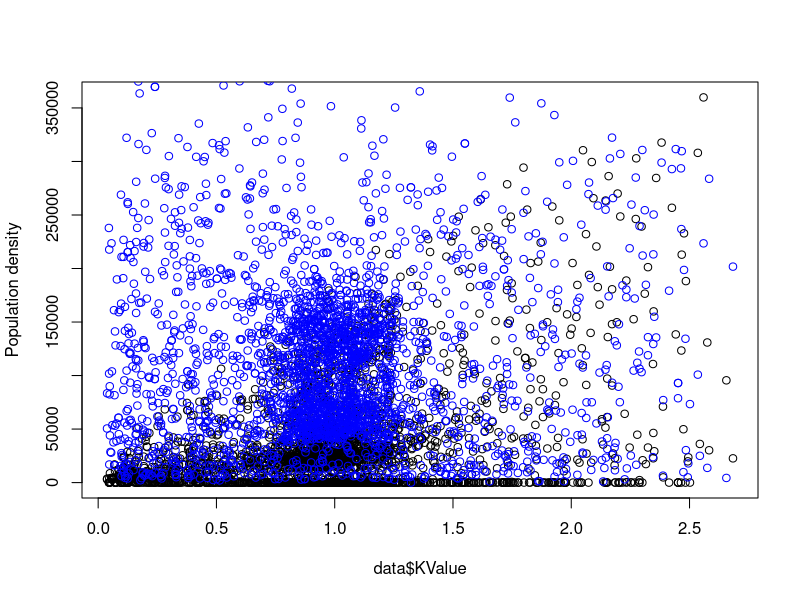
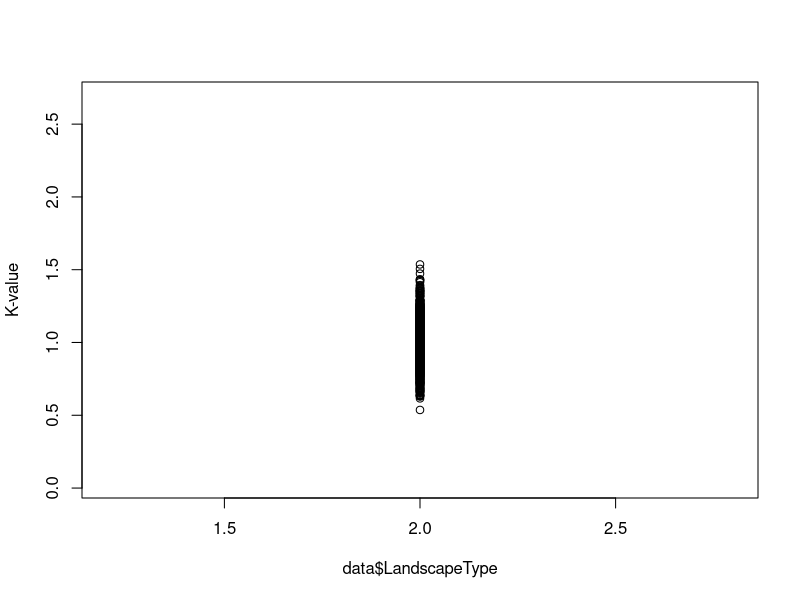
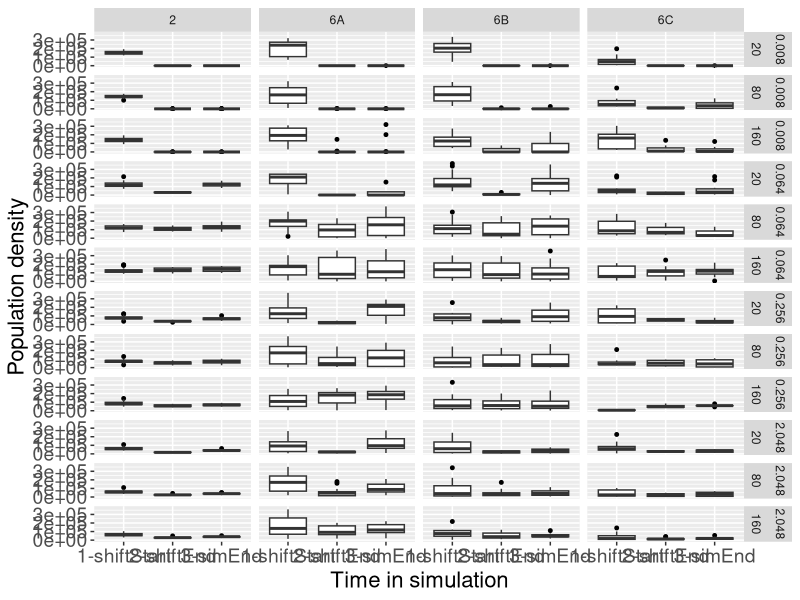

These charts were generated, in order, by the following R code: (Note: this script raises an error after producing the figures.)
# code for overview figure

require(ggplot2)
require(corrplot)

#data <- read.csv("ResultsWithoutMortality_new_mod.csv")
data <- read.csv("ResultsWithoutMortality_nov2016.csv")
# some a-values included
dispersal <- c(0.008, 0.064, 0.256, 2.048)

data1<-data[data$aValue==dispersal[1],]
data2<-data[data$aValue==dispersal[2],]
data3<-data[data$aValue==dispersal[3],]
data4<-data[data$aValue==dispersal[4],]
data_new <- rbind(data1, data2, data3, data4)

# Below if one wants to use only four dispersal values
data_all <- read.csv("data_bae.csv", sep="\t")
data_all_patches <- read.csv("data_bae_patches.csv")
data_all_patches <- data_all_patches[,-1]

# Below if one wants to use all dispersal values
dataA<-data[,c(1,2,3,8)]
colnames(dataA)[4] <- "popDensity"
dataA$time <- "1-shiftStart"
dataA$aValue[dataA$aValue==0.001 | dataA$aValue==0.002 | dataA$aValue==0.004 | dataA$aValue==0.008]=1
dataA$aValue[dataA$aValue==0.016 | dataA$aValue==0.032 | dataA$aValue==0.064 | dataA$aValue==0.128]=2
dataA$aValue[dataA$aValue==0.256 | dataA$aValue==0.512 | dataA$aValue==1.024]=3
dataA$aValue[dataA$aValue==2.048 | dataA$aValue==4.096 | dataA$aValue==8.192 | dataA$aValue==16.384]=4

dataB<-data[,c(1,2,3,4)]
colnames(dataB)[4] <- "popDensity"
dataB$time <- "2-shiftEnd"
dataB$aValue[dataB$aValue==0.001 | dataB$aValue==0.002 | dataB$aValue==0.004 | dataB$aValue==0.008]=1
dataB$aValue[dataB$aValue==0.016 | dataB$aValue==0.032 | dataB$aValue==0.064 | dataB$aValue==0.128]=2
dataB$aValue[dataB$aValue==0.256 | dataB$aValue==0.512 | dataB$aValue==1.024]=3
dataB$aValue[dataB$aValue==2.048 | dataB$aValue==4.096 | dataB$aValue==8.192 | dataB$aValue==16.384]=4

dataC<-data[,c(1,2,3,6)]
colnames(dataC)[4] <- "popDensity"
dataC$time <- "3-simEnd"
dataC$aValue[dataC$aValue==0.001 | dataC$aValue==0.002 | dataC$aValue==0.004 | dataC$aValue==0.008]=1
dataC$aValue[dataC$aValue==0.016 | dataC$aValue==0.032 | dataC$aValue==0.064 | dataC$aValue==0.128]=2
dataC$aValue[dataC$aValue==0.256 | dataC$aValue==0.512 | dataC$aValue==1.024]=3
dataC$aValue[dataC$aValue==2.048 | dataC$aValue==4.096 | dataC$aValue==8.192 | dataC$aValue==16.384]=4

data_AllDisp <- rbind(dataA, dataB, dataC)

# BOXPLOTS
# K-value and landscape type
pdf("K-pop.pdf")
plot(data$KValue, data$PopulationAtShiftEnd, ylab="Population density")
points(data$KValue, data$PopulationAtShiftStart, ylab="Population density", col="blue")
dev.off()

pdf("K-landscape.pdf")
plot(data$LandscapeType, data$KValue, ylab="K-value")
dev.off()

# Population density at different times
p <- ggplot(data=data_all, aes(x=time, y=popDensity))+ facet_grid(aValue+Simlength~LandscapeType)
p <- p + geom_boxplot(outlier.colour = "black", outlier.size = 1) +  labs(x="Time in simulation", y = "Population density") + theme(axis.text = element_text(size = 14), axis.title=element_text(size=16)) 

ggsave(file="boxplot_density.pdf", width=14, height=18, useDingbats=FALSE)

# Patch occupancy at different times
p <- ggplot(data=data_all_patches, aes(x=time, y=patchesOccupied))+ facet_grid(aValue~LandscapeType)
p <- p + geom_boxplot(color= c("darkblue", "darkred", "darkblue"), fill=c("white", "white", "white"),  outlier.colour = "black", outlier.size = 1) +  labs(x="Time in simulation", y = "Occupied habitat patches") + theme(axis.text = element_text(size = 14), axis.title=element_text(size=16)) + ggtitle("Number of patches occupied")

ggsave(file="boxplot_patches.pdf", width=16, height=10, useDingbats=FALSE)

# Population density at shift start
p <- ggplot(data=data_new, aes(factor(aValue), data_new$PopulationAtShiftStart))+ facet_grid(Simlength~LandscapeType)
p <- p + geom_boxplot(outlier.colour = "black", outlier.size = 1, fill="grey")  +  labs(x="Time in simulation",y = "Population density")+theme_bw() + theme(axis.text = element_text(size = 14), axis.title=element_text(size=16)) 
ggsave(file="boxplot_densityShiftStart.pdf", width=20, height=8, useDingbats=FALSE)

# Population density at shift end
p <- ggplot(data=data_new, aes(factor(aValue), data_new$PopulationAtShiftEnd))+ facet_grid(Simlength~LandscapeType)
p <- p + geom_boxplot(outlier.colour = "black", outlier.size = 1, fill="grey")  +  labs(x="Time in simulation",y = "Population density")+theme_bw() + theme(axis.text = element_text(size = 14), axis.title=element_text(size=16)) 
ggsave(file="boxplot_densityShiftEnd.pdf", width=20, height=8, useDingbats=FALSE)

# Population density at simulation end
p <- ggplot(data=data_new, aes(factor(aValue), data_new$PopulationAtSimEnd))+ facet_grid(Simlength~LandscapeType)
p <- p + geom_boxplot(outlier.colour = "black", outlier.size = 1, fill="grey")  +  labs(x="Time in simulation",y = "Population density")+theme_bw() + theme(axis.text = element_text(size = 14), axis.title=element_text(size=16)) 
ggsave(file="boxplot_densitySimEnd.pdf", width=20, height=8, useDingbats=FALSE)

# Patches at shift start
p <- ggplot(data=data_new, aes(factor(aValue), data_new$PatchesAtShiftStart))+ facet_grid(Simlength~LandscapeType)
p <- p + geom_boxplot(outlier.colour = "black", outlier.size = 1, fill="grey")  +  labs(x="Time in simulation",y = "Population density")+theme_bw() + theme(axis.text = element_text(size = 14), axis.title=element_text(size=16)) 
ggsave(file="boxplot_patchesShiftStart.pdf", width=20, height=8, useDingbats=FALSE)

# Patches at shift end
p <- ggplot(data=data_new, aes(factor(aValue), data_new$PatchesAtShiftEnd))+ facet_grid(Simlength~LandscapeType)
p <- p + geom_boxplot(outlier.colour = "black", outlier.size = 1, fill="grey")  +  labs(x="Time in simulation",y = "Population density")+theme_bw() + theme(axis.text = element_text(size = 14), axis.title=element_text(size=16)) 
ggsave(file="boxplot_patchesShiftEnd.pdf", width=20, height=8, useDingbats=FALSE)

# Patches at simulation end
p <- ggplot(data=data_new, aes(factor(aValue), data_new$PatchesAtSimEnd))+ facet_grid(Simlength~LandscapeType)
p <- p + geom_boxplot(outlier.colour = "black", outlier.size = 1, fill="grey")  +  labs(x="Time in simulation",y = "Population density")+theme_bw() + theme(axis.text = element_text(size = 14), axis.title=element_text(size=16)) 
ggsave(file="boxplot_patchesSimEnd.pdf", width=20, height=8, useDingbats=FALSE)




# New boxplots
p <- ggplot(data=data, aes(factor(LandscapeType), data$PopulationAtShiftEnd/data$PopulationAtShiftStart))#+ facet_grid(Simlength~aValue)
#boxplots
p <- p + geom_boxplot(outlier.colour = "black", outlier.size = 1, fill="grey")  +  labs(x="Number of traits",y = "Overlap")+theme_bw() + theme(axis.text = element_text(size = 14), axis.title=element_text(size=16)) 
ggsave(file="boxplots_landscapes.pdf", width=20, height=8, useDingbats=FALSE)


# mean density
landscape <- c("2", "6A", "6B", "6C")
speed <- c(20,80,160)
dispersal <- c(0.008, 0.064, 0.256, 2.048)
ResultAll <- matrix(NA,4,12)
ResultAll_median <- matrix(NA,4,12)
ResultAll_sd <- matrix(NA,4,12)

for(i in 1:length(landscape)){
  print(landscape[i])
  Res <- matrix(NA,4,3)
  Res_median <- matrix(NA,4,3)
  Res_sd <- matrix(NA,4,3)
  for(j in 1:length(dispersal)){
    #print(dispersal[j])
    #print(j)
    for(y in 1:length(speed)){
     # print(y)
    part <- data[data$LandscapeType==landscape[i] & data$Simlength==speed[y] & data$aValue==dispersal[j],]
    part$fraction <- part$PopulationAtShiftEnd/part$PopulationAtShiftStart
    print(part$fraction)
    change <- which(part$fraction>2)
    if(length(change)>0){
       part$fraction[change]<-2
      print("CHANGES!!!")
     #new_set <- part$fraction[-remove]
     #print("REMOVALS!!!")
    }
    #else{
    #  new_set <- part$fraction
    #}
   #if(length(new_set)==0){
  #   new_set <-1
   #}
    new_set <- part$fraction
   # print(new_set)
  #  readline(prompt="Press [enter] to continue")
    
    Res[j,y] <- mean(new_set)
    Res_median[j,y] <- median(new_set)
    Res_sd[j,y] <- sd(new_set)
    
    }
  }
  if(i==1){
  ResultAll[,1:3]<-Res
  ResultAll_median[,1:3] <- Res_median
  ResultAll_sd[,1:3] <- Res_sd
  }
  if(
    i==2){
    ResultAll[,4:6]<-Res
    ResultAll_median[,4:6] <- Res_median
    ResultAll_sd[,4:6] <- Res_sd
    
  }
  if(i==3){
    ResultAll[,7:9]<-Res
    ResultAll_median[,7:9] <- Res_median
    ResultAll_sd[,7:9] <- Res_sd
  }
  if(i==4){
    ResultAll[,10:12]<-Res
    ResultAll_median[,10:12] <- Res_median
    ResultAll_sd[,10:12] <- Res_sd
  }
}

colnames(ResultAll)<- c("2_A", "2_B", "2_C", "6A_A", "6A_B", "6A_C", "6B_A", "6B_B", "6B_C", "6C_A", "6C_B", "6C_C")
rownames(ResultAll)<- c("L", "M1", "M2", "H")
write.csv(round(ResultAll, 2), "ResultAll_mean_ShiftEnd.csv")

colnames(ResultAll_median)<- c("2_A", "2_B", "2_C", "6A_A", "6A_B", "6A_C", "6B_A", "6B_B", "6B_C", "6C_A", "6C_B", "6C_C")
rownames(ResultAll_median)<- c("L", "M1", "M2", "H")
write.csv(round(ResultAll_median,2), "ResultAll_median_ShiftEnd.csv")

colnames(ResultAll_sd)<- c("2_A", "2_B", "2_C", "6A_A", "6A_B", "6A_C", "6B_A", "6B_B", "6B_C", "6C_A", "6C_B", "6C_C")
rownames(ResultAll_sd)<- c("L", "M1", "M2", "H")
write.csv(round(ResultAll_sd,2), "ResultAll_sd.csv_ShiftEnd.csv")

pdf("image.pdf")
image(ResultAll, axes=FALSE, lwd=0)

mtext(text=c("L", "M1", "M2", "H"), side=1, line=0.3, at=c(0,0.35,0.7,1), las=1, cex=1.2)
mtext(text=c("2_A", "2_B", "2_C", "6A_A", "6A_B", "6A_C", "6B_A", "6B_B", "6B_C", "6C_A", "6C_B", "6C_C"), side=2, line=0.3, at=c(seq(0, 1, length.out = 12)), las=1, cex=1.2)

dev.off()

# regular heat map
pdf("heat.pdf")
heatmap(ResultAll)
dev.off()

# correlation plot
col4 <- colorRampPalette(c("darkred", "red","lightblue", "darkblue"))
pdf("corrplot_simEnd.pdf")
adjRes <- ResultAll_median#mean(ResultAll)
corrplot(adjRes, is.corr=FALSE, tl.col="black", col=col4(20), cl.lim=c(0,2))
#corrplot(adjRes, is.corr=FALSE, tl.col="black", method="color", tl.pos="n", cl.lim=c(0,3), col=colorRampPalette(c("blue","white","red"))(5))
dev.off()



#+ geom_jitter(position=position_jitter(width=.2),size=1)
